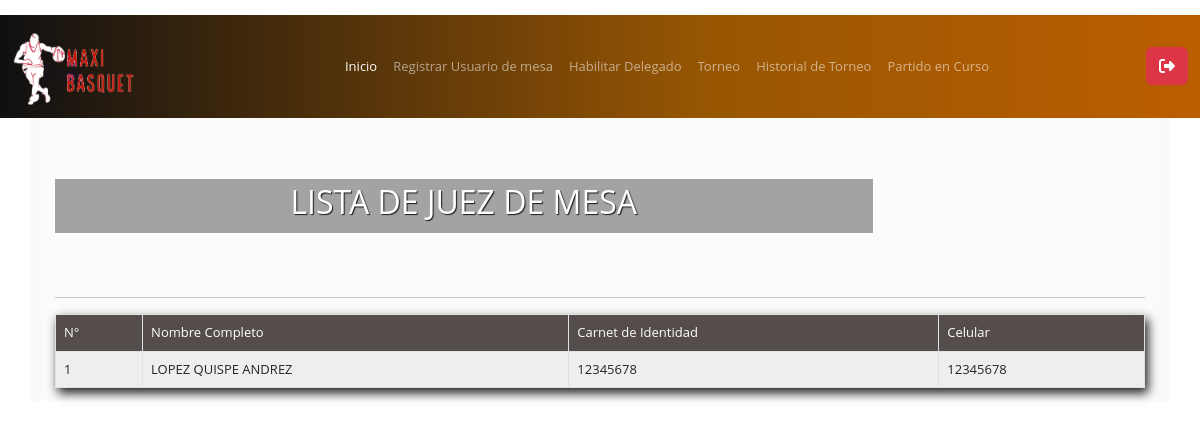
The page /admin/index.php (signed in) on the database its author committed.
### tables this page shows
CREATE TABLE `mesa` (
  `id_registros` int(5) NOT NULL,
  `nombreM` varchar(30) NOT NULL,
  `apM` varchar(30) NOT NULL,
  `amM` varchar(30) NOT NULL,
  `ciM` int(10) NOT NULL,
  `celM` int(10) NOT NULL
);

### sesion.class.php (called while the page is built, shortened)
<?php
class sesion {
  public function get($nombre) {
     if (isset ( $_SESSION [$nombre] )) {
        return $_SESSION [$nombre];
     } else {
         return false;
     }
  }
}
?>

### admin/index.php (the view, shortened to what this page needs)
<?php
include("../sesion.class.php");
$sesion=new sesion();
$cargo=$sesion->get("cargo");
if ($cargo=='3') {
?>
<!doctype html>
<html lang="Es">
  <head>
    <link href="../css/bootstrap.min.css" rel="stylesheet">
    <link rel="stylesheet" href="../css/all.css">
    <link rel="stylesheet" href="../css/miestilo.css">
  </head>
  <body class="imagen-fondoA">
<?php include("navbar.php");?>
<div class="container bg-light">
<div class="abc">
  <div class="col-9 py-5">
    <div class="listaJ text-center"><h2>LISTA DE JUEZ DE  MESA</h2>
    </div>
  </div>
    <hr>
    <table class="table table-bordered table-striped sobra1">
      <tbody   style="background: #58514F;">
      <tr>
        <td class="text-white">N°</td>
        <td class="text-white">Nombre Completo</td>
        <td class="text-white">Carnet de Identidad</td>
        <td class="text-white">Celular</td>
      </tr>
      </tbody>
<?php
include("../conexion.php");
$numer=1;
$mirar="SELECT * FROM mesa ";
$result=$link->query($mirar);
if (mysqli_num_rows($result)>0) {
$verMesa="SELECT * FROM mesa";
$resMesa=$link->query($verMesa);
while ($rox=$resMesa->fetch_array()) {
    $nombreM =$rox['nombreM'];
    $apM     =$rox['apM'];
    $amM     =$rox['amM'];
    $ciM     =$rox['ciM'];
    $celM    =$rox['celM'];
    echo "<tr>";
    echo "<td>".$numer."</td>";
    echo "<td>".strtoupper($apM)." ".strtoupper($amM)." ".strtoupper($nombreM)."</td>";
    echo "<td>".$ciM."</td>";
    echo "<td>".$celM."</td>";
    echo "</tr>";
    $numer++;
  }
}else{
  echo "<tr>";
  echo "<td colspan='4'>No hay juez de Mesa</td>";
  echo "</tr>";
}
?>
    </table>
  </div>
</div>
  </body>
</html>
<?php
}else{
  echo "No eres Administrador de mesa y no puede estar en esta PAGINA";
  echo "<a href='../index.php'> << REGRESAR </a>";
}
?>

### css/miestilo.css (style rules this page uses)
* { border:0; margin: 0; padding: 0; }
.abc { background: rgba(255,255,250,.5); padding: 1em; }
.table { margin: 0 auto; }
.listaJ { font-size: 20px; color: #FFF; background: #A4A2A4; font-weight: bold; text-shadow: #1c1c1c 1px 1px 1px; padding: 0.2em; }
.sobra1 { box-shadow: #1c1c1c 3px 5px 10px; }
.imagen-fondoA { background: url("../images/fondoAdmin.jpg") no-repeat center center fixed; -webkit-background-size: cover; -moz-background-size: cover; -o-background-size: cover; background-size: cover; }
body { height: 100vh; justify-content: center; align-items: center; background: rgb(255, 255, 255); background: linear-gradient(180deg, rgba(255, 255, 255, 1) 0%, rgba(208, 208, 208, 1) 71%, rgba(159, 159, 159, 1) 100%); font-family: 'lato'; }
body { padding-top:15px; font-family: 'Open Sans', sans-serif; font-size:13px; }

### rows shown on the page
mesa: apM "LOPEZ", amM "QUISPE", nombreM "ANDREZ", ciM "12345678", celM "12345678"
